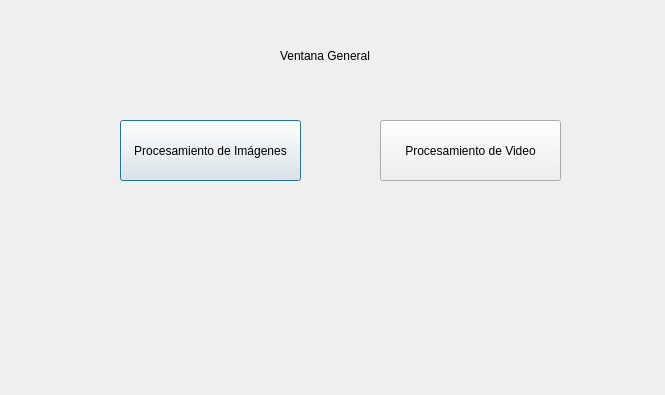
<?xml version="1.0" encoding="UTF-8"?>
<ui version="4.0">
 <class>General</class>
 <widget class="QDialog" name="General">
  <property name="geometry">
   <rect>
    <x>0</x>
    <y>0</y>
    <width>665</width>
    <height>395</height>
   </rect>
  </property>
  <property name="windowTitle">
   <string>Dialog</string>
  </property>
  <widget class="QPushButton" name="btn_procesamiento_imagenes">
   <property name="geometry">
    <rect>
     <x>120</x>
     <y>120</y>
     <width>181</width>
     <height>61</height>
    </rect>
   </property>
   <property name="text">
    <string>Procesamiento de Imágenes</string>
   </property>
  </widget>
  <widget class="QPushButton" name="pushButton_2">
   <property name="geometry">
    <rect>
     <x>380</x>
     <y>120</y>
     <width>181</width>
     <height>61</height>
    </rect>
   </property>
   <property name="text">
    <string>Procesamiento de Video</string>
   </property>
  </widget>
  <widget class="QLabel" name="label">
   <property name="geometry">
    <rect>
     <x>280</x>
     <y>40</y>
     <width>121</width>
     <height>31</height>
    </rect>
   </property>
   <property name="text">
    <string>Ventana General</string>
   </property>
  </widget>
 </widget>
 <resources/>
 <connections/>
</ui>
